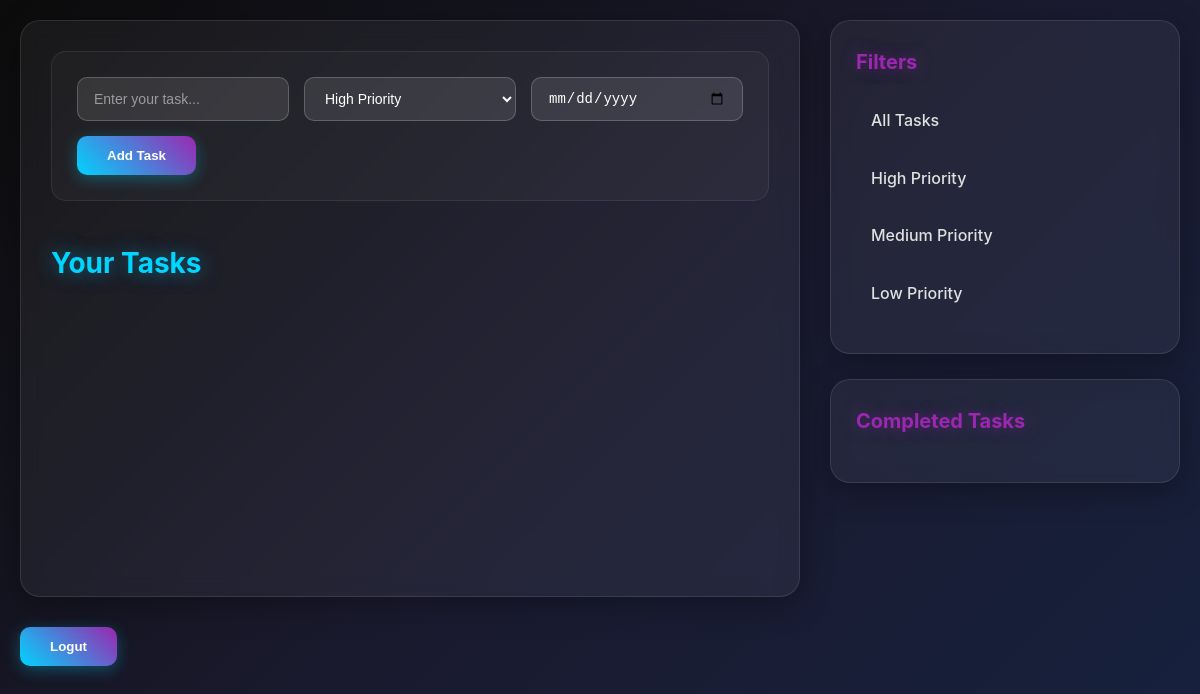
Page /task/ (signed in) on the earlier database version.
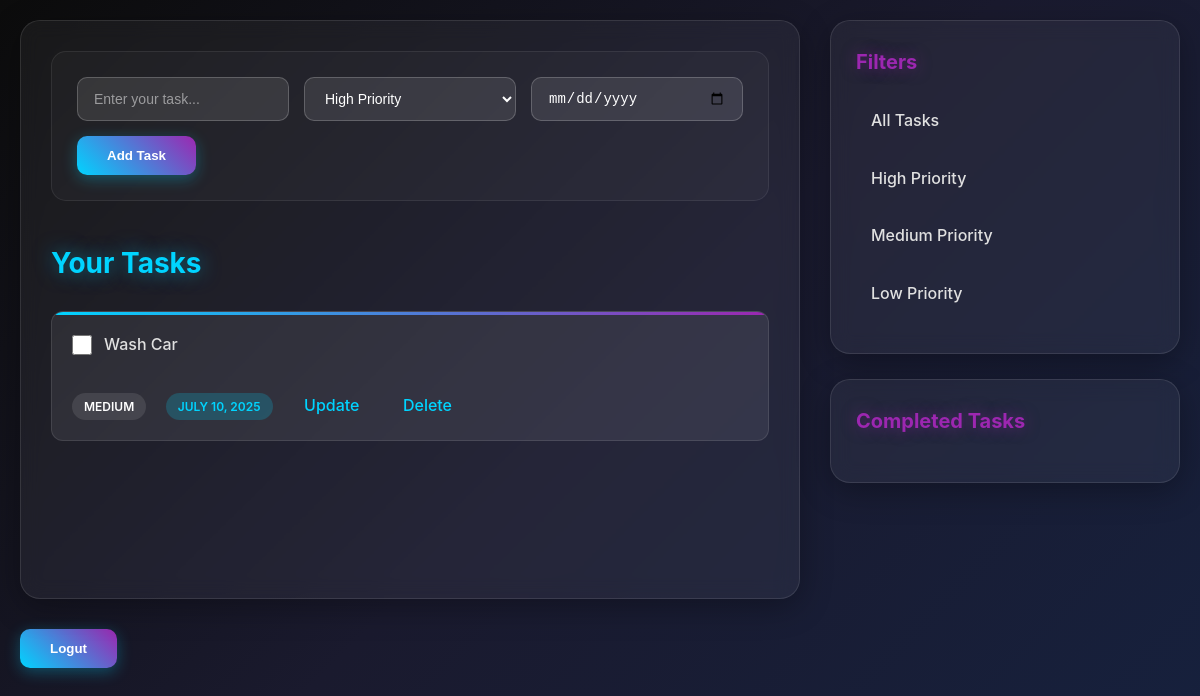
Same page on the later database version.
### task/models.py (models this page shows)
class Task(models.Model):
    user = models.ForeignKey(User, on_delete=models.CASCADE, null=True)
    task = models.CharField(max_length=150)
    priority = models.CharField(max_length=150)
    date = models.DateField()
    task_complete = models.BooleanField(default=False)

### task/views.py (the view)
# urls.py: path('task/',views.task, name='task'),
@login_required(login_url='login')
def task(request):
    tasks = Task.objects.filter(user=request.user,task_complete=False)
    completed = Task.objects.filter(user=request.user,task_complete=True)
    return render(request, 'todo.html', {'tasks': tasks, 'completed': completed})

### templates/todo.html (shortened to what this page needs)
<!DOCTYPE html>
<html lang="en">
<head>
</head>
<body>
    <div class="container">
        <div class="main-content">
            <form action="{% url 'add' %}" method="POST">
                <input type="text" name="task" id="task" required placeholder="Enter your task...">
                <select name="priority" id="priority">
                    <option class="high" value="High">High Priority</option>
                </select>
                <input type="date" name="date" id="datetime" required placeholder="Due Date">
                <button type="submit">Add Task</button>
            </form>
            <div class="task">
                <h2>Your Tasks</h2>
                {% for i in tasks %}
                    <div class="form">
                        <form action="{% url 'mark_complete' i.id %}" method="POST">
                            <label><input type="checkbox" name="checkbox" id="checkbox" onchange="this.form.submit()">{{i.task}}</label><br>
                            <span>{{i.priority}}</span>
                            <span>{{i.date}}</span>
                            <a href="{% url 'edit' i.id %}">Update</a>
                            <a href="{% url 'delete' i.id %}">Delete</a>
                        </form>
                    </div>
                {% endfor %}
            </div>
        </div>
        <div class="sidebar">
            <div class="filter">
                <h4>Filters</h4>
                <p><a href="{% url 'task' %}">All Tasks</a></p>
                <p><a href="{% url 'high_priority' %}">High Priority</a></p>
                <p><a href="{% url 'medium_priority' %}">Medium Priority</a></p>
                <p><a href="{% url 'low_priority' %}">Low Priority</a></p>
            </div>
            <div class="complete_task">
                <h2>Completed Tasks</h2>
            </div>
        </div>
        <form action="{% url 'login' %}" method="POST">
            <button type="submit">Logut</button>
        </form>
    </div>
</body>
</html>

### templates/todo.html (style rules this page uses)
* { margin: 0; padding: 0; box-sizing: border-box; }
body { font-family: 'Inter', -apple-system, BlinkMacSystemFont, 'Segoe UI', Roboto, sans-serif; background: linear-gradient(135deg, #0c0c0c 0%, #1a1a2e 50%, #16213e 100%); color: #e0e0e0; min-height: 100vh; line-height: 1.6; }
.container { display: grid; grid-template-columns: 1fr 350px; gap: 30px; max-width: 1400px; margin: 0 auto; padding: 20px; min-height: 100vh; }
.main-content { background: rgba(255, 255, 255, 0.05); backdrop-filter: blur(10px); border: 1px solid rgba(255, 255, 255, 0.1); border-radius: 20px; padding: 30px; box-shadow: 0 8px 32px rgba(0, 0, 0, 0.3); }
form[action*="add"] { display: flex; flex-wrap: wrap; gap: 15px; margin-bottom: 40px; padding: 25px; background: rgba(255, 255, 255, 0.03); border-radius: 15px; border: 1px solid rgba(255, 255, 255, 0.08); }
input[type="text"], input[type="date"], select { flex: 1; min-width: 200px; padding: 12px 16px; background: rgba(255, 255, 255, 0.1); border: 1px solid rgba(255, 255, 255, 0.2); border-radius: 10px; color: #fff; font-size: 14px; transition: all 0.3s ease; }
input[type="text"]::placeholder { color: rgba(255, 255, 255, 0.5); }
select { cursor: pointer; }
select option { background: #1a1a2e; color: #fff; padding: 10px; }
button[type="submit"] { padding: 12px 30px; background: linear-gradient(45deg, #00d4ff, #9c27b0); border: none; border-radius: 10px; color: white; font-weight: 600; cursor: pointer; transition: all 0.3s ease; box-shadow: 0 4px 15px rgba(0, 212, 255, 0.3); }
.task h2 { color: #00d4ff; margin-bottom: 25px; font-size: 28px; font-weight: 700; text-shadow: 0 0 20px rgba(0, 212, 255, 0.5); }
.form { background: rgba(255, 255, 255, 0.08); border: 1px solid rgba(255, 255, 255, 0.1); border-radius: 12px; padding: 20px; margin-bottom: 15px; transition: all 0.3s ease; position: relative; overflow: hidden; }
.form::before { content: ''; position: absolute; top: 0; left: 0; right: 0; height: 3px; background: linear-gradient(90deg, #00d4ff, #9c27b0, #00d4ff); background-size: 200% 100%; animation: gradient-shift 3s ease-in-out infinite; }
.form label { display: flex; align-items: center; font-size: 16px; font-weight: 500; margin-bottom: 10px; cursor: pointer; }
input[type="checkbox"] { width: 20px; height: 20px; margin-right: 12px; cursor: pointer; accent-color: #00d4ff; }
.form span { display: inline-block; margin-right: 15px; padding: 4px 12px; border-radius: 20px; font-size: 12px; font-weight: 600; text-transform: uppercase; }
.form span:first-of-type { background: rgba(255, 255, 255, 0.1); color: #fff; }
.form span:last-of-type { background: rgba(0, 212, 255, 0.2); color: #00d4ff; }
.form a { color: #00d4ff; text-decoration: none; margin-right: 15px; padding: 6px 12px; border-radius: 6px; transition: all 0.3s ease; font-weight: 500; }
.sidebar { display: flex; flex-direction: column; gap: 25px; }
.filter, .complete_task { background: rgba(255, 255, 255, 0.05); backdrop-filter: blur(10px); border: 1px solid rgba(255, 255, 255, 0.1); border-radius: 20px; padding: 25px; box-shadow: 0 8px 32px rgba(0, 0, 0, 0.3); }
.filter h4, .complete_task h2 { color: #9c27b0; margin-bottom: 20px; font-size: 20px; font-weight: 700; text-shadow: 0 0 15px rgba(156, 39, 176, 0.5); }
.filter p { margin-bottom: 12px; }
.filter a { color: #e0e0e0; text-decoration: none; padding: 10px 15px; display: block; border-radius: 8px; transition: all 0.3s ease; font-weight: 500; }
.form span:first-of-type { background: rgba(255, 255, 255, 0.1); }
html { scroll-behavior: smooth; }

Differences in the rows shown:
added Task: task "Wash Car", priority "MEDIUM", date "JULY 10, 2025"
